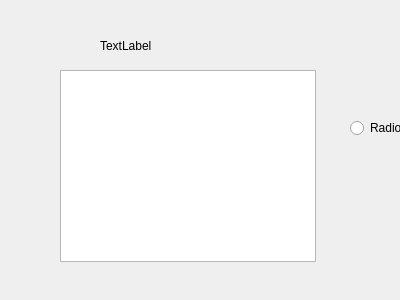
<?xml version="1.0" encoding="UTF-8"?>
<ui version="4.0">
 <class>Dialog</class>
 <widget class="QDialog" name="Dialog">
  <property name="geometry">
   <rect>
    <x>0</x>
    <y>0</y>
    <width>400</width>
    <height>300</height>
   </rect>
  </property>
  <property name="windowTitle">
   <string>Dialog</string>
  </property>
  <widget class="QLabel" name="label">
   <property name="geometry">
    <rect>
     <x>100</x>
     <y>40</y>
     <width>56</width>
     <height>12</height>
    </rect>
   </property>
   <property name="text">
    <string>TextLabel</string>
   </property>
  </widget>
  <widget class="QListWidget" name="listWidget">
   <property name="geometry">
    <rect>
     <x>60</x>
     <y>70</y>
     <width>256</width>
     <height>192</height>
    </rect>
   </property>
  </widget>
  <widget class="QRadioButton" name="radioButton">
   <property name="geometry">
    <rect>
     <x>350</x>
     <y>120</y>
     <width>90</width>
     <height>16</height>
    </rect>
   </property>
   <property name="text">
    <string>RadioButton</string>
   </property>
  </widget>
 </widget>
 <resources/>
 <connections/>
</ui>
